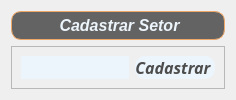
                      <widget class="QWidget" name="CAD_2">
                       <layout class="QVBoxLayout" name="verticalLayout_25">
                        <item>
                         <widget class="QLabel" name="label_24">
                          <property name="maximumSize">
                           <size>
                            <width>16777215</width>
                            <height>40</height>
                           </size>
                          </property>
                          <property name="styleSheet">
                           <string notr="true">border-color: rgb(240, 168, 104);
border-radius: 10px;
border-style: solid;
border-width: 1px;
background-color: rgb(99, 99, 99);
color: rgb(237, 245, 252);</string>
                          </property>
                          <property name="text">
                           <string>&lt;html&gt;&lt;head/&gt;&lt;body&gt;&lt;p align=&quot;center&quot;&gt;&lt;span style=&quot; font-size:12pt; font-weight:600; font-style:italic;&quot;&gt;Cadastrar Setor&lt;/span&gt;&lt;/p&gt;&lt;/body&gt;&lt;/html&gt;</string>
                          </property>
                         </widget>
                        </item>
                        <item>
                         <widget class="QFrame" name="frame_30">
                          <property name="frameShape">
                           <enum>QFrame::StyledPanel</enum>
                          </property>
                          <property name="frameShadow">
                           <enum>QFrame::Raised</enum>
                          </property>
                          <layout class="QHBoxLayout" name="horizontalLayout_6">
                           <item>
                            <widget class="QLineEdit" name="lineEdit_15">
                             <property name="sizePolicy">
                              <sizepolicy hsizetype="Expanding" vsizetype="Preferred">
                               <horstretch>0</horstretch>
                               <verstretch>0</verstretch>
                              </sizepolicy>
                             </property>
                             <property name="maximumSize">
                              <size>
                               <width>16777215</width>
                               <height>30</height>
                              </size>
                             </property>
                             <property name="styleSheet">
                              <string notr="true">background-color: rgb(237, 245, 252);
border-style: solid;
border-width: 1px;
border-color: rgb(237, 245, 252);
</string>
                             </property>
                            </widget>
                           </item>
                           <item>
                            <widget class="QPushButton" name="pushButton_4">
                             <property name="sizePolicy">
                              <sizepolicy hsizetype="Minimum" vsizetype="Preferred">
                               <horstretch>0</horstretch>
                               <verstretch>0</verstretch>
                              </sizepolicy>
                             </property>
                             <property name="maximumSize">
                              <size>
                               <width>16777215</width>
                               <height>30</height>
                              </size>
                             </property>
                             <property name="font">
                              <font>
                               <family>Source Sans Pro Black</family>
                               <pointsize>12</pointsize>
                               <weight>75</weight>
                               <italic>true</italic>
                               <bold>true</bold>
                              </font>
                             </property>
                             <property name="styleSheet">
                              <string notr="true">background-color: rgb(237, 245, 252);
border-radius: 10px;
color: rgb(76, 76, 76);</string>
                             </property>
                             <property name="text">
                              <string>Cadastrar </string>
                             </property>
                            </widget>
                           </item>
                          </layout>
                         </widget>
                        </item>
                       </layout>
                      </widget>
